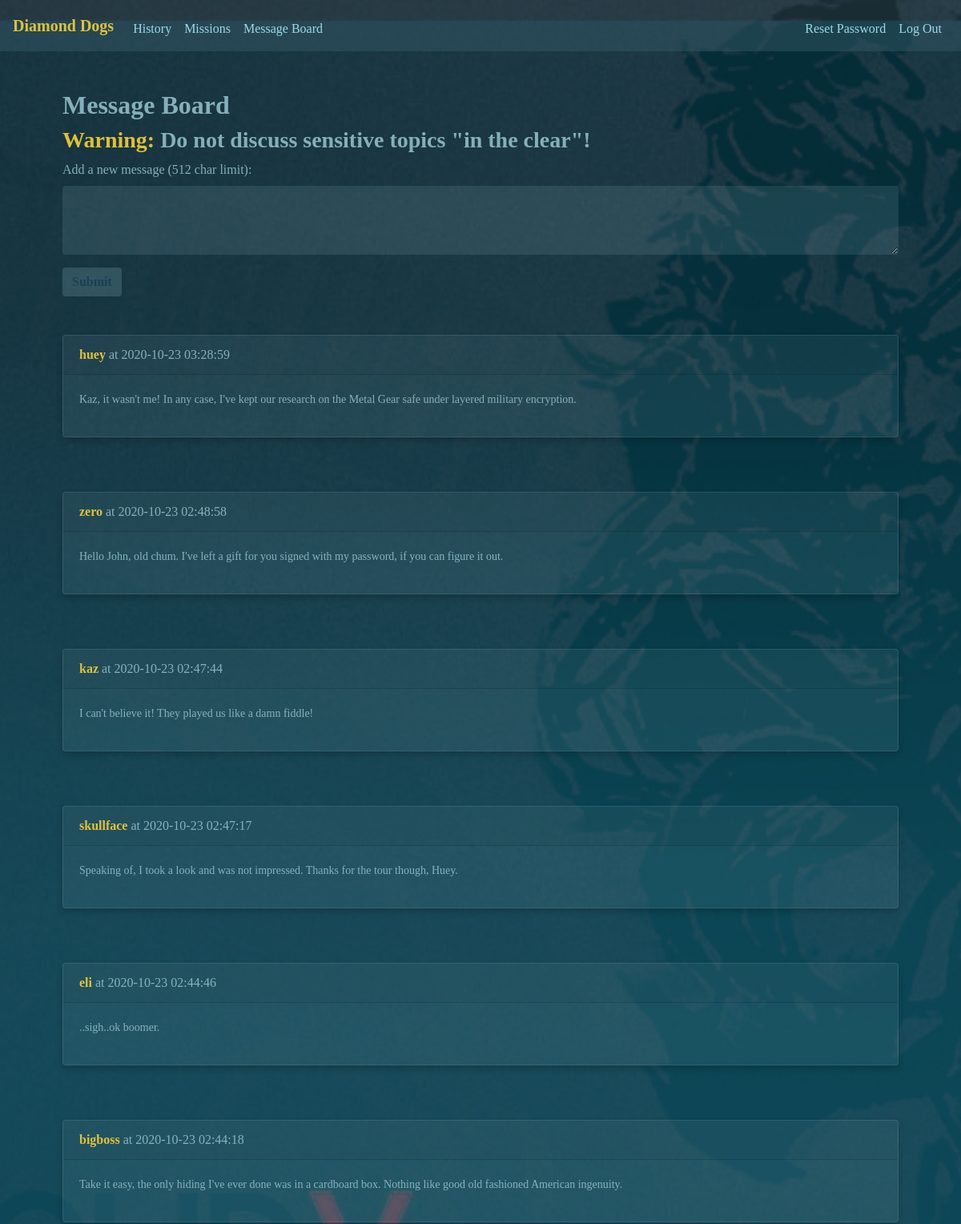
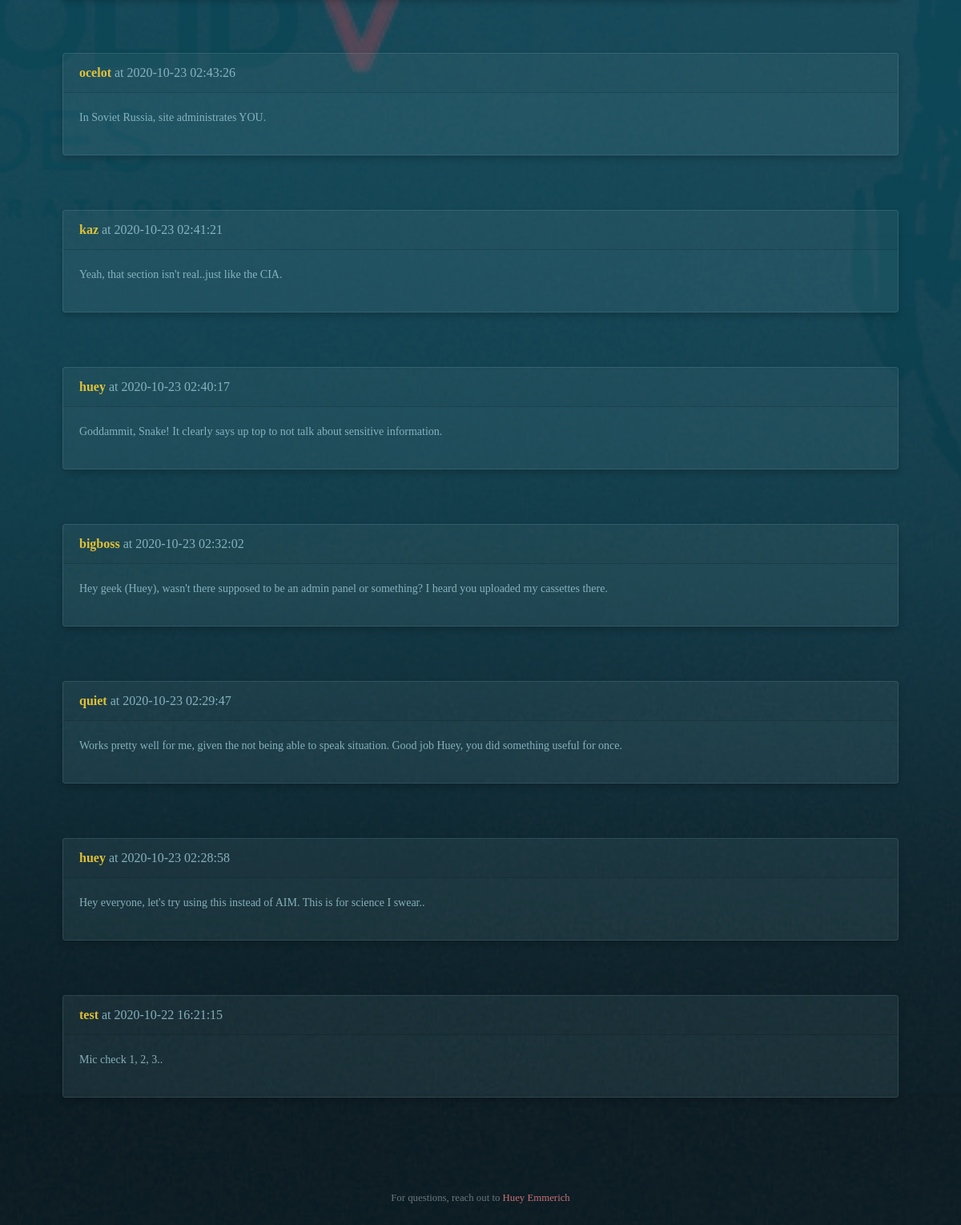
/message_board (signed in), run on the app's committed database (2 pictures, top to bottom).
### tables this page shows
CREATE TABLE 'messages' (
id INTEGER PRIMARY KEY AUTOINCREMENT NOT NULL,
user_id INTEGER NOT NULL,'message' varchar(512) NOT NULL,
time_sent DATETIME NOT NULL DEFAULT CURRENT_TIMESTAMP);

CREATE TABLE users (
id INTEGER PRIMARY KEY AUTOINCREMENT NOT NULL,
username TEXT NOT NULL,
pw_hash TEXT NOT NULL,
email TEXT NOT NULL, 'role' varchar(128) DEFAULT 'plebe');

### application.py (the view)
@app.route("/message_board", methods=["GET", "POST"])
@login_required
def message_board():
    if request.method == "POST":
        uid = session.get("user_id")
        message = request.form.get("message_form")
        query = """
            INSERT INTO messages (user_id, message)
            VALUES (?, ?)
        """
        conn.execute(query, (uid, message))
        conn.commit()
        message = request.form.get("message_form")
        return render_template("message_board.html")
    else:
        query = """
        SELECT
            u.username,
            m.time_sent,
            m.message
        FROM messages m LEFT JOIN users u ON m.user_id=u.id
        ORDER BY m.time_sent DESC;
        """
        messages = conn.execute(query).fetchall()
        return render_template("message_board.html", messages=messages)

### application.py (called while the page is built)
def dict_factory(cursor, row):
    d = {}
    for idx, col in enumerate(cursor.description):
        d[col[0]] = row[idx]
    return d

### helpers.py (called while the page is built)
def login_required(f):
    @wraps(f)
    def decorated_function(*args, **kwargs):
        if session.get("user_id") is None:
            return redirect("/login")
        return f(*args, **kwargs)
    return decorated_function

### templates/message_board.html (shortened to what this page needs)
{% extends "layout.html" %}
{% block main %}
    <h2>Message Board</h2>
    <h3><strong>Warning:</strong> Do not discuss sensitive topics "in the clear"!</h3>
    <form action="/message_board" method="post">
        <div class="form-group">
            <label for="message_form">Add a new message (512 char limit):</label>
            <textarea class="form-control" name="message_form" id="message_form" rows="3"></textarea>
      </div>
        <button class="btn btn-primary" type="submit" name="post_message" id="post_message" disabled>Submit</button>
    </form>
    <br></br>
    {% for message in messages %}
        <div class="card">
          <div class="card-header">
            <strong>{{ message["username"] }}</strong> at {{ message["time_sent"] }}
          </div>
          <div class="card-body">
            <blockquote class="blockquote mb-0">
              <p>{{ message["message"] }}</p>
            </blockquote>
          </div>
        </div>
        <br></br>
    {% endfor %}
{% endblock %}

### static/styles.css (style rules this page uses)
body { background: url('idroid_bg.jpg') no-repeat center center fixed; -webkit-background-size: cover; -moz-background-size: cover; -o-background-size: cover; background-size: cover; font-family: 'rodin'; color: rgba(145, 190, 201, .9); }
h1, h2, h3, h4, h5, h6 { font-weight: bold; }
p { font-size: 14px; }
strong { color: rgba(246, 207, 53, .9); }
.card { background-color: rgba(145, 190, 201, .1); border-style: solid; border-color: rgba(145, 190, 201, .15); box-shadow: 0 4px 8px 0 rgba(0, 0, 0, 0.2); margin-bottom: 20px; }
.btn-primary { background-color: rgba(246, 207, 53, .9); color: rgba(25, 70, 91, .95); border-style: none; font-weight: bold; }
.btn-primary:disabled { background-color: rgba(145, 190, 201, .35); color: rgba(25, 70, 91, .95); border-style: none; font-weight: bold; }
.form-control { background-color: rgba(145, 190, 201, .15); border-color: rgba(145, 190, 201, .15); color: rgba(145, 190, 201, .9); }
::placeholder { color: rgba(246, 207, 53, .9); opacity: 1; }

### data on the page
messages: username "huey", time_sent "2020-10-23 03:28:59", message "Kaz, it wasn't me! In any case, I've kept our research on the Metal Gear safe under layered military encryption."
messages: username "zero", time_sent "2020-10-23 02:48:58", message "Hello John, old chum. I've left a gift for you signed with my password, if you can figure it out."
messages: username "kaz", time_sent "2020-10-23 02:47:44", message "I can't believe it! They played us like a damn fiddle!"
messages: username "skullface", time_sent "2020-10-23 02:47:17", message "Speaking of, I took a look and was not impressed. Thanks for the tour though, Huey."
messages: username "eli", time_sent "2020-10-23 02:44:46", message "..sigh..ok boomer."
messages: username "bigboss", time_sent "2020-10-23 02:44:18", message "Take it easy, the only hiding I've ever done was in a cardboard box. Nothing like good old fashioned American ingenuity."
messages: username "ocelot", time_sent "2020-10-23 02:43:26", message "In Soviet Russia, site administrates YOU."
messages: username "kaz", time_sent "2020-10-23 02:41:21", message "Yeah, that section isn't real..just like the CIA."
messages: username "huey", time_sent "2020-10-23 02:40:17", message "Goddammit, Snake! It clearly says up top to not talk about sensitive information."
messages: username "bigboss", time_sent "2020-10-23 02:32:02", message "Hey geek (Huey), wasn't there supposed to be an admin panel or something? I heard you uploaded my cassettes there."
messages: username "quiet", time_sent "2020-10-23 02:29:47", message "Works pretty well for me, given the not being able to speak situation. Good job Huey, you did something useful for once."
messages: username "huey", time_sent "2020-10-23 02:28:58", message "Hey everyone, let's try using this instead of AIM. This is for science I swear.."
messages: username "test", time_sent "2020-10-22 16:21:15", message "Mic check 1, 2, 3.."
